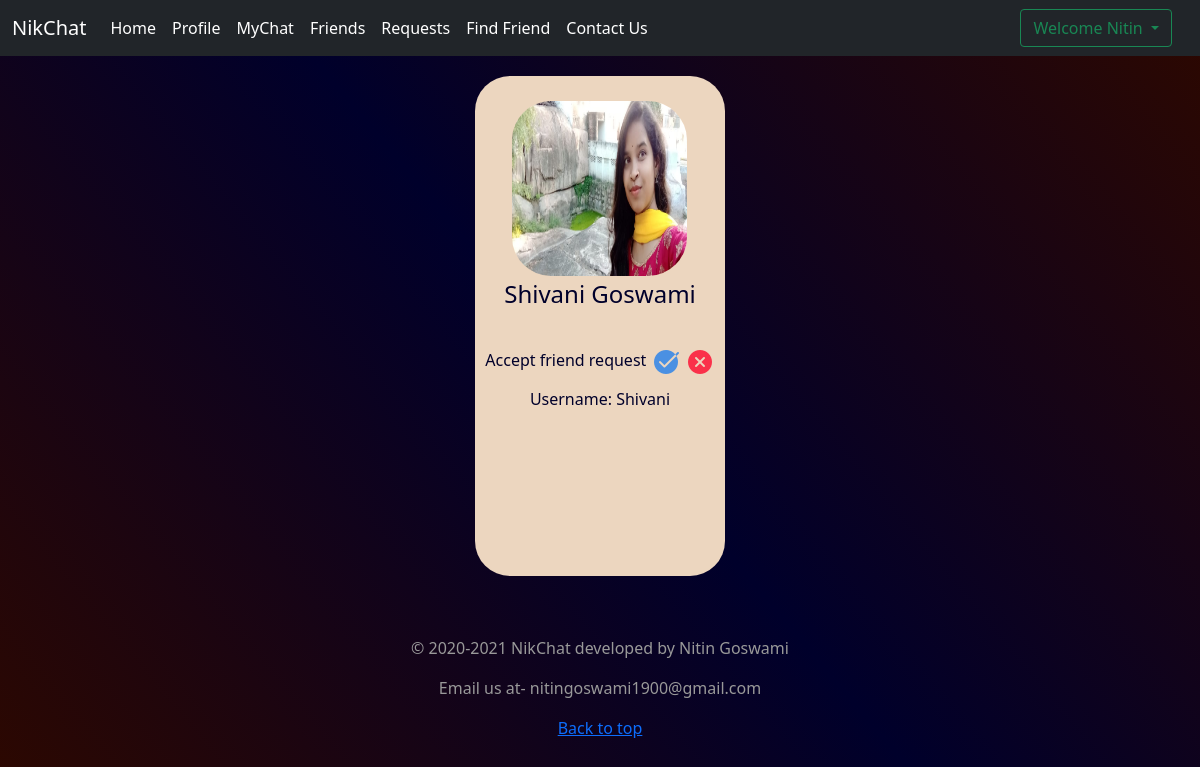
Page /profile/6/ (signed in) on the committed database.
### aroom/models.py (models this page shows, shortened)
class User(AbstractUser):
    username = None
    email = models.EmailField(unique=True)
    username = models.CharField(max_length=50, default="")
    address = models.TextField(default="")
    image = models.ImageField(upload_to ='pchat/images', null = True, blank = True)
    date = models.DateField()
    USERNAME_FIELD = 'email'
    REQUIRED_FIELDS = []
    object = CustomUserManager()

### aroom/views.py (the view)
# urls.py: path('<int:user_id>/', views.profile, name='profile'),
def profile(request, *args, **kwargs):
    context = {}
    if request.method == "POST":
        user_id = request.POST.get('id')
    else:
        user_id = kwargs.get("user_id")
    try:
        account = User.objects.get(id=user_id)
    except User.DoesNotExist:
        return HttpResponse("user not found")
    if account:
        context['id'] = account.id
        context['username'] = account.username
        context['first_name'] = account.first_name
        context['last_name'] = account.last_name
        context['email'] = account.email
        context['address'] = account.address
        context['image'] = account.image.url
        friend_requests = None
        request_sent = FriendRequestStatus.NO_REQUEST_SENT
        try:
            friend_list = FriendList.objects.get(user=account)
        except FriendList.DoesNotExist:
            friend_list = FriendList(user=account)
            friend_list.save()
        friends = friend_list.friends.all()
        context["friends"] = friends
        is_self = True
        is_friend = False
        user = request.user
        if user.is_authenticated and user != account:
            is_self = False
            if friends.filter(id=user.id):
                is_friend = True
            else:
                is_friend = False
                if get_friend_request_or_false(sender=account, receiver=user) != False:
                    request_sent = FriendRequestStatus.THEM_SENT_TO_YOU.value
                    context['pending_friend_request_id'] = get_friend_request_or_false(sender=account, receiver=user).id
                elif get_friend_request_or_false(sender=user, receiver=account) != False:
                    context['pending_friend_request_id'] = get_friend_request_or_false(sender=user, receiver=account).id
                    request_sent = FriendRequestStatus.YOU_SENT_TO_THEM.value
                else:
                    request_sent = FriendRequestStatus.NO_REQUEST_SENT.value
        elif not user.is_authenticated:
            is_self = False
        else:
            try:
                friend_requests = FriendRequest.objects.filter(receiver=user, is_active=True)
            except Exception as e:
                pass
        context['is_self'] = is_self
        context['is_friend'] = is_friend
        context['request_sent'] = request_sent
        context['friend_requests'] = friend_requests
        return render(request, 'profile.html', context)

### friendsystem/utils.py (called while the page is built)
def get_friend_request_or_false(sender, receiver):
    try:
        return FriendRequest.objects.get(sender=sender, receiver=receiver, is_active=True)
    except FriendRequest.DoesNotExist:
        return False

### aroom/templates/profile.html (shortened to what this page needs)
{% extends 'base.html' %}
{% block body %}
<section>
    <div class="upperbodycontainer">
        <div class="contact">
            <div class="image_name_container">
                <img src="{{image}}" alt="DP">
                <div class="name">
                    <span>{{first_name}} {{last_name}}</span>
                </div>
            </div>
            <div class="lowerbodycontainer">
                {% if is_self == False and request_sent == 0 %}
                <div class="pendingrequest">
                    <span>Accept friend request</span>
                    <img src="/static/icons/checked.png"
                        onclick="triggerAcceptFriendRequest('{{pending_friend_request_id}}')" alt="checked">
                    <img src="/static/icons/cancel.png"
                        onclick="triggerDeclineFriendRequest('{{pending_friend_request_id}}')" alt="cancel">
                </div>
                {% endif %}
            </div>
        </div>
        <div class="info">
            <div class="username">
                <span>Username: {{username}}</span>
            </div>
        </div>
    </div>
</section>
{% endblock body %}

### aroom/templates/base.html (shortened to what this page needs)
<!doctype html>
<html lang="en">
<head>
    <link href="https://cdn.jsdelivr.net/npm/bootstrap@5.0.0-beta1/dist/css/bootstrap.min.css" rel="stylesheet"
>
    <link rel="stylesheet" href="/static/css/neon-button.css">
    <link rel="stylesheet" href="/static/css/contactus.css">
    <link rel="stylesheet" href="/static/css/index.css">
</head>
<body>
    <nav class="navbar navbar-expand-lg navbar-dark bg-dark">
        <div class="container-fluid">
            <a class="navbar-brand" href="#">NikChat</a>
            <div class="collapse navbar-collapse" id="navbarSupportedContent">
                <ul class="navbar-nav me-auto mb-2 mb-lg-0">
                    <li class="nav-item">
                        <a class="nav-link active" aria-current="page" href="/">Home</a>
                    </li>
                    {% if request.user.id != None %}
                    <li class="nav-item">
                        <a class="nav-link active" href="{% url 'profile:profile' user_id=request.user.id %}">Profile</a>
                    </li>
                    <li class="nav-item">
                        <a class="nav-link active" href="{% url 'aroomurl:mychat' chat_id=request.user.id %}">MyChat</a>
                    </li>
                    <li class="nav-item">
                        <a class="nav-link active" href="{% url 'aroomurl:friends' user_id=request.user.id %}">Friends</a>
                    </li>
                    <li class="nav-item">
                        <a class="nav-link active" aria-current="page" href="{% url 'aroomurl:request' user_id=request.user.id %}">Requests</a>
                    </li>
                    <li class="nav-item">
                        <a class="nav-link active" aria-current="page" href="/findfriend">Find Friend</a>
                    </li>
                    {% endif %}
                    <li class="nav-item">
                        <a class="nav-link active" aria-current="page" href="/contactus">Contact Us</a>
                    </li>
                </ul>
                {% if user.is_authenticated %}
                <div class="btn-group mx-2">
                    <button type="button" class="btn btn-outline-success dropdown-toggle" data-bs-toggle="dropdown"
                        aria-expanded="false" style="position: relative; left: -8px; margin:0;">
                        Welcome {{request.user.first_name}}
                    </button>
                </div>
                {% else %}
                <div class="button"><a href="/login" class="btn btn-outline-success mx-2">Login</a></div>
                <div class="button"><a href="/signup" class="btn btn-outline-success">Sign Up</a></div>
                {% endif %}
            </div>
        </div>
    </nav>
    {% block body %} {% endblock body %}
    <footer class="blog-footer">
        <p>&copy; 2020-2021 NikChat developed by Nitin Goswami</p>
        <p>Email us at- nitingoswami1900@gmail.com</p>
        <p>
            <a href="#">Back to top</a>
        </p>
    </footer>
</body>
</html>

### static/css/contactus.css (style rules this page uses)
button { margin-top: 20px; }

### static/css/index.css (style rules this page uses)
::placeholder { text-align: center; color: linear-gradient(50deg, #2d0800, #00002b, #2d0800); }

### aroom/templates/base.html (style rules this page uses)
html { min-height: -webkit-fill-available; }
body { background: linear-gradient(50deg, #2d0800, #00002b, #2d0800) center center/cover; color: rgb(211, 187, 196); }
.blog-footer { padding: 2.5rem 0; color: #999; text-align: center; }
.blog-footer p:last-child { margin-bottom: 0; }

### aroom/templates/profile.html (style rules this page uses)
section { display: flex; justify-content: center; }
.upperbodycontainer { display: flex; flex-direction: column; margin: 20px; height: 500px; align-items: center; background-color: #ecd6bf; color: #00002b; border-radius: 35px; }
.image_name_container { text-align: center; font-size: 24px; margin: 25px; }
.image_name_container img { height: 175px; width: 175px; border-radius: 39px; }
.lowerbodycontainer { flex-direction: row; display: flex; justify-content: center; width: 100%; margin: auto; padding: 10px; border-radius: 35px; }

### rows in the picture
User: user.first_name "Nitin"
User: first_name "Shivani", last_name "Goswami", username "Shivani"
